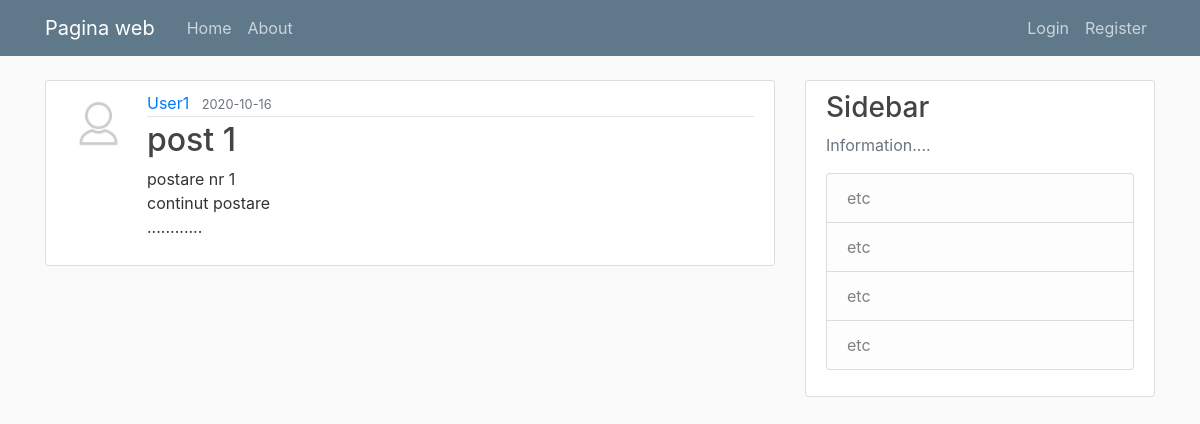
/post/1, run on the app's committed database.
### appsite/models.py (models this page shows, shortened)
class User(db.Model, UserMixin):
    id = db.Column(db.Integer, primary_key=True)
    username = db.Column(db.String(20), unique=True, nullable=False)
    email = db.Column(db.String(120), unique=True, nullable=False)
    image_file = db.Column(db.String(20), nullable=False, default='default.jpg')
    password = db.Column(db.String(60), nullable=False)
    posts = db.relationship('Post', backref='author', lazy=True)
    '''
    generare token pentru email reset
    return: token
    '''
    """
    functie statica
    care verifica token ul de resetare parola
    return: userul cu token
    """
    '''
    metoda to string
    '''

class Post(db.Model):
    id = db.Column(db.Integer, primary_key=True)
    title = db.Column(db.String(100), nullable=False)
    date_posted = db.Column(db.DateTime, nullable=False, default=datetime.utcnow)
    content = db.Column(db.Text, nullable=False)
    user_id = db.Column(db.Integer, db.ForeignKey('user.id'), nullable=False)
    '''
    metoda to string
    '''

### appsite/routes.py (the view)
@app.route("/post/<int:post_id>")
def post(post_id):
    post=Post.query.get_or_404(post_id)
    return render_template('post.html', title=post.title, post=post)

### appsite/templates/post.html (shortened to what this page needs)
{% extends "layout.html" %}
{% block content %}
  <article class="media content-section">
    <img class="rounded-circle article-img" src="{{ url_for('static', filename='profile_pics/' + post.author.image_file) }}">
    <div class="media-body">
      <div class="article-metadata">
        <a class="mr-2" href="{{ url_for('user_posts', username=post.author.username) }}">{{ post.author.username }}</a>
        <small class="text-muted">{{ post.date_posted.strftime('%Y-%m-%d') }}</small>
      </div>
      <h2 class="article-title">{{ post.title }}</h2>
      <p class="article-content">{{ post.content }}</p>
    </div>
  </article>
{% endblock content %}

### appsite/static/main.css (style rules this page uses)
body { background: #fafafa; color: #333333; margin-top: 5rem; }
h1, h2, h3, h4, h5, h6 { color: #444444; }
.content-section { background: #ffffff; padding: 10px 20px; border: 1px solid #dddddd; border-radius: 3px; margin-bottom: 20px; }
.article-title { color: #444444; }
.article-content { white-space: pre-line; }
.article-img { height: 65px; width: 65px; margin-right: 16px; }
.article-metadata { padding-bottom: 1px; margin-bottom: 4px; border-bottom: 1px solid #e3e3e3 }

### data on the page
User: image_file (placeholder picture), author.username "User1"
Post: date_posted "2020-10-16", title "post 1", content "postare nr 1 continut postare ............"
